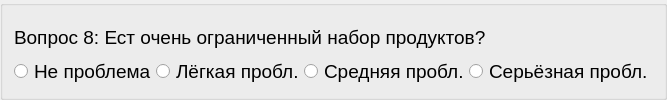
          <widget class="QGroupBox" name="block4_item08">
           <layout class="QVBoxLayout" name="verticalLayout_63">
            <property name="spacing">
             <number>0</number>
            </property>
            <item>
             <widget class="QLabel" name="label_70">
              <property name="font">
               <font>
                <pointsize>14</pointsize>
               </font>
              </property>
              <property name="text">
               <string>Вопрос 8: Ест очень ограниченный набор продуктов?</string>
              </property>
              <property name="alignment">
               <set>Qt::AlignLeading|Qt::AlignLeft|Qt::AlignVCenter</set>
              </property>
              <property name="wordWrap">
               <bool>true</bool>
              </property>
             </widget>
            </item>
            <item>
             <layout class="QHBoxLayout" name="_63">
              <property name="spacing">
               <number>0</number>
              </property>
              <item>
               <widget class="QRadioButton" name="radioButton_194">
                <property name="font">
                 <font>
                  <pointsize>14</pointsize>
                 </font>
                </property>
                <property name="text">
                 <string>Не проблема</string>
                </property>
               </widget>
              </item>
              <item>
               <widget class="QRadioButton" name="radioButton_195">
                <property name="font">
                 <font>
                  <pointsize>14</pointsize>
                 </font>
                </property>
                <property name="text">
                 <string>Лёгкая пробл.</string>
                </property>
               </widget>
              </item>
              <item>
               <widget class="QRadioButton" name="radioButton_196">
                <property name="font">
                 <font>
                  <pointsize>14</pointsize>
                 </font>
                </property>
                <property name="text">
                 <string>Средняя пробл.</string>
                </property>
               </widget>
              </item>
              <item>
               <widget class="QRadioButton" name="radioButton_197">
                <property name="font">
                 <font>
                  <pointsize>14</pointsize>
                 </font>
                </property>
                <property name="text">
                 <string>Серьёзная пробл.</string>
                </property>
               </widget>
              </item>
             </layout>
            </item>
           </layout>
          </widget>
